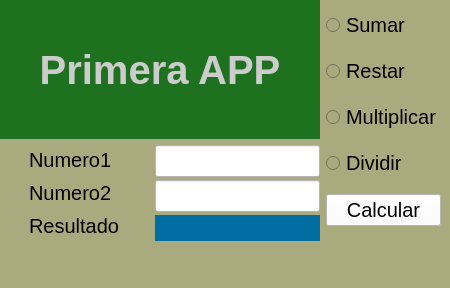
<?xml version="1.0" encoding="UTF-8"?>
<ui version="4.0">
 <class>MainWindow</class>
 <widget class="QMainWindow" name="MainWindow">
  <property name="geometry">
   <rect>
    <x>0</x>
    <y>0</y>
    <width>450</width>
    <height>288</height>
   </rect>
  </property>
  <property name="windowTitle">
   <string>MainWindow</string>
  </property>
  <property name="styleSheet">
   <string notr="true">background-color: rgb(170, 170, 127);</string>
  </property>
  <widget class="QWidget" name="centralwidget">
   <widget class="QWidget" name="horizontalLayoutWidget_2">
    <property name="geometry">
     <rect>
      <x>0</x>
      <y>0</y>
      <width>441</width>
      <height>241</height>
     </rect>
    </property>
    <layout class="QHBoxLayout" name="horizontalLayout_2">
     <item>
      <layout class="QVBoxLayout" name="verticalLayout_4">
       <item>
        <widget class="QLabel" name="label">
         <property name="font">
          <font>
           <pointsize>30</pointsize>
           <weight>75</weight>
           <italic>false</italic>
           <bold>true</bold>
           <underline>false</underline>
           <strikeout>false</strikeout>
          </font>
         </property>
         <property name="styleSheet">
          <string notr="true">background-color: rgb(30, 113, 30);
color: rgb(204, 204, 204);</string>
         </property>
         <property name="text">
          <string>Primera APP</string>
         </property>
         <property name="alignment">
          <set>Qt::AlignCenter</set>
         </property>
        </widget>
       </item>
       <item>
        <layout class="QHBoxLayout" name="horizontalLayout">
         <item>
          <spacer name="horizontalSpacer_2">
           <property name="orientation">
            <enum>Qt::Horizontal</enum>
           </property>
           <property name="sizeHint" stdset="0">
            <size>
             <width>40</width>
             <height>20</height>
            </size>
           </property>
          </spacer>
         </item>
         <item>
          <layout class="QVBoxLayout" name="verticalLayout_3">
           <property name="spacing">
            <number>3</number>
           </property>
           <item>
            <widget class="QLabel" name="label_3">
             <property name="font">
              <font>
               <pointsize>15</pointsize>
              </font>
             </property>
             <property name="text">
              <string>Numero1</string>
             </property>
            </widget>
           </item>
           <item>
            <widget class="QLabel" name="label_2">
             <property name="font">
              <font>
               <pointsize>15</pointsize>
              </font>
             </property>
             <property name="text">
              <string>Numero2</string>
             </property>
            </widget>
           </item>
           <item>
            <widget class="QLabel" name="label_4">
             <property name="font">
              <font>
               <pointsize>15</pointsize>
              </font>
             </property>
             <property name="text">
              <string>Resultado</string>
             </property>
            </widget>
           </item>
          </layout>
         </item>
         <item>
          <spacer name="horizontalSpacer">
           <property name="orientation">
            <enum>Qt::Horizontal</enum>
           </property>
           <property name="sizeHint" stdset="0">
            <size>
             <width>40</width>
             <height>20</height>
            </size>
           </property>
          </spacer>
         </item>
         <item>
          <layout class="QVBoxLayout" name="verticalLayout_2">
           <property name="spacing">
            <number>3</number>
           </property>
           <item>
            <widget class="QLineEdit" name="editor_numero1">
             <property name="font">
              <font>
               <pointsize>15</pointsize>
              </font>
             </property>
             <property name="styleSheet">
              <string notr="true">background-color: rgb(255, 255, 255);
</string>
             </property>
             <property name="text">
              <string/>
             </property>
             <property name="alignment">
              <set>Qt::AlignCenter</set>
             </property>
            </widget>
           </item>
           <item>
            <widget class="QLineEdit" name="editor_numero2">
             <property name="font">
              <font>
               <pointsize>15</pointsize>
              </font>
             </property>
             <property name="styleSheet">
              <string notr="true">background-color: rgb(255, 255, 255);</string>
             </property>
             <property name="alignment">
              <set>Qt::AlignCenter</set>
             </property>
            </widget>
           </item>
           <item>
            <widget class="QLabel" name="resultado">
             <property name="sizePolicy">
              <sizepolicy hsizetype="Preferred" vsizetype="Fixed">
               <horstretch>0</horstretch>
               <verstretch>0</verstretch>
              </sizepolicy>
             </property>
             <property name="minimumSize">
              <size>
               <width>0</width>
               <height>26</height>
              </size>
             </property>
             <property name="font">
              <font>
               <pointsize>15</pointsize>
              </font>
             </property>
             <property name="styleSheet">
              <string notr="true">background-color: rgb(0, 109, 163);
color: rgb(255, 255, 255);</string>
             </property>
             <property name="text">
              <string/>
             </property>
             <property name="alignment">
              <set>Qt::AlignCenter</set>
             </property>
            </widget>
           </item>
          </layout>
         </item>
        </layout>
       </item>
      </layout>
     </item>
     <item>
      <layout class="QVBoxLayout" name="verticalLayout">
       <item>
        <widget class="QRadioButton" name="suma">
         <property name="font">
          <font>
           <pointsize>15</pointsize>
          </font>
         </property>
         <property name="text">
          <string>Sumar</string>
         </property>
        </widget>
       </item>
       <item>
        <widget class="QRadioButton" name="resta">
         <property name="font">
          <font>
           <pointsize>15</pointsize>
          </font>
         </property>
         <property name="text">
          <string>Restar</string>
         </property>
        </widget>
       </item>
       <item>
        <widget class="QRadioButton" name="multiplicacion">
         <property name="font">
          <font>
           <pointsize>15</pointsize>
          </font>
         </property>
         <property name="text">
          <string>Multiplicar</string>
         </property>
        </widget>
       </item>
       <item>
        <widget class="QRadioButton" name="division">
         <property name="font">
          <font>
           <pointsize>15</pointsize>
          </font>
         </property>
         <property name="text">
          <string>Dividir</string>
         </property>
        </widget>
       </item>
       <item>
        <widget class="QPushButton" name="calcular">
         <property name="enabled">
          <bool>true</bool>
         </property>
         <property name="font">
          <font>
           <pointsize>15</pointsize>
          </font>
         </property>
         <property name="styleSheet">
          <string notr="true">background-color: rgb(255, 255, 255);</string>
         </property>
         <property name="text">
          <string>Calcular</string>
         </property>
        </widget>
       </item>
      </layout>
     </item>
    </layout>
   </widget>
  </widget>
  <widget class="QMenuBar" name="menubar">
   <property name="geometry">
    <rect>
     <x>0</x>
     <y>0</y>
     <width>450</width>
     <height>21</height>
    </rect>
   </property>
  </widget>
  <widget class="QStatusBar" name="statusbar"/>
 </widget>
 <resources/>
 <connections/>
</ui>
